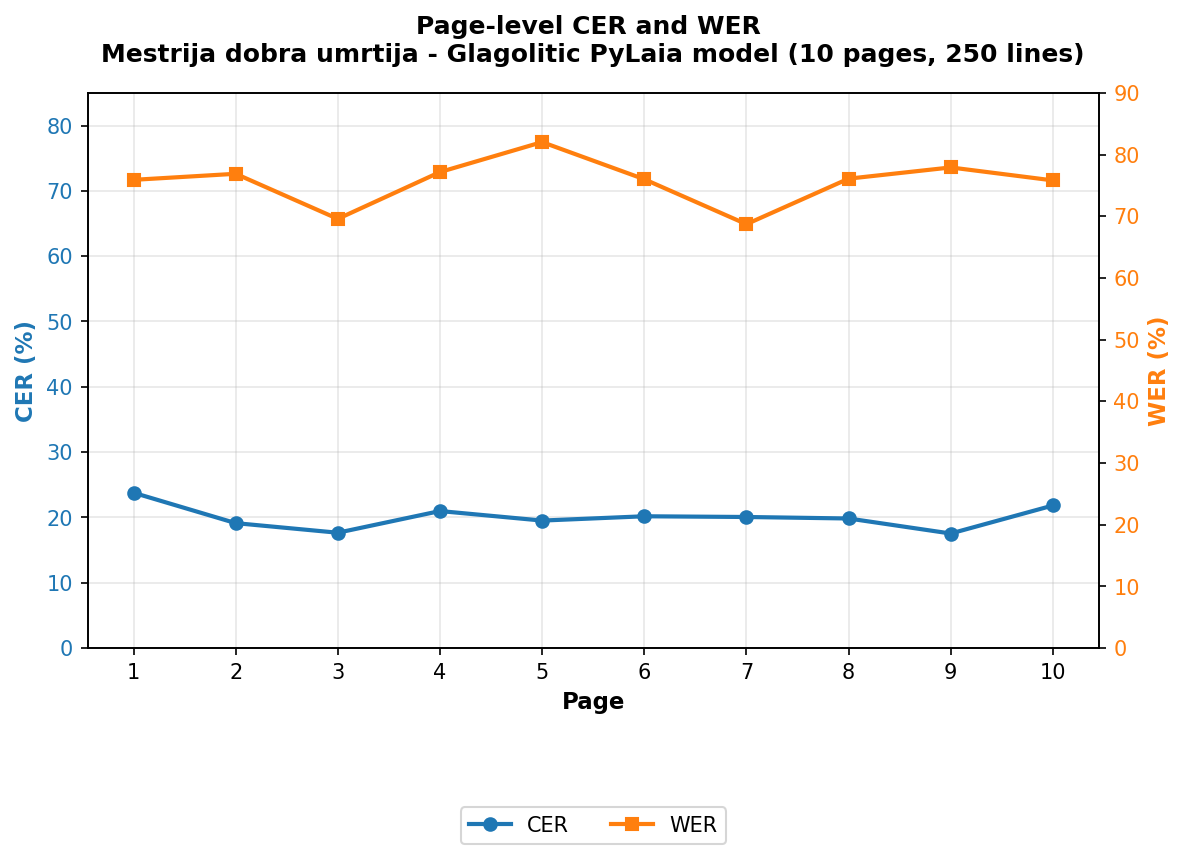

This chart was generated by the following Python code:
import pandas as pd
import matplotlib.pyplot as plt
import numpy as np

# NOVI PODACI - iz tvoje slike (Krnjićeva tablica)
data_krnjic = {
    'Page': [1,2,3,4,5,6,7,8,9,10],
    'CER': [23.77,19.12,17.65,20.97,19.51,20.17,20.06,19.83,17.53,21.82],
    'WER': [75.90,76.88,69.57,77.16,82.02,76.00,68.71,76.09,77.91,75.81]
}

df_krnjic = pd.DataFrame(data_krnjic)

# Kreiranje grafikona
fig, ax1 = plt.subplots(figsize=(8, 5))

# Lijeva os - CER (plava)
color_cer = 'tab:blue'
line1 = ax1.plot(df_krnjic['Page'], df_krnjic['CER'], color=color_cer, 
                 marker='o', linewidth=2, markersize=6, label='CER')
ax1.set_xlabel('Page', fontsize=11, fontweight='bold')
ax1.set_ylabel('CER (%)', color=color_cer, fontsize=11, fontweight='bold')
ax1.tick_params(axis='y', labelcolor=color_cer)
ax1.set_ylim(0, 85)
ax1.grid(True, alpha=0.3)

# Desna os - WER (narančasta)
ax2 = ax1.twinx()
color_wer = 'tab:orange'
line2 = ax2.plot(df_krnjic['Page'], df_krnjic['WER'], color=color_wer, 
                 marker='s', linewidth=2, markersize=6, label='WER')
ax2.set_ylabel('WER (%)', color=color_wer, fontsize=11, fontweight='bold')
ax2.tick_params(axis='y', labelcolor=color_wer)
ax2.set_ylim(0, 90)

# NASLOV
plt.title('Page-level CER and WER \nMestrija dobra umrtija - Glagolitic PyLaia model (10 pages, 250 lines)', 
          fontsize=12, fontweight='bold', pad=15)

# LEGENDA
lines = line1 + line2
labels = ['CER', 'WER']
fig.legend(lines, labels, loc='upper center', bbox_to_anchor=(0.5, -0.08), ncol=2, fontsize=10)

plt.tight_layout()
plt.xticks(df_krnjic['Page'])

# SPREMI
plt.savefig('graph-manual.png', dpi=150, bbox_inches='tight', facecolor='white')
plt.savefig('graph-manual_small.png', dpi=100, bbox_inches='tight')
plt.show()

print("Krnjić grafikon spremljen:")
print("graph-manual.png (150 DPI)")
print(f"Mean CER: {df_krnjic['CER'].mean():.2f}% (σ={df_krnjic['CER'].std():.2f}%)")
print(f"Mean WER: {df_krnjic['WER'].mean():.2f}% (σ={df_krnjic['WER'].std():.2f}%)")
